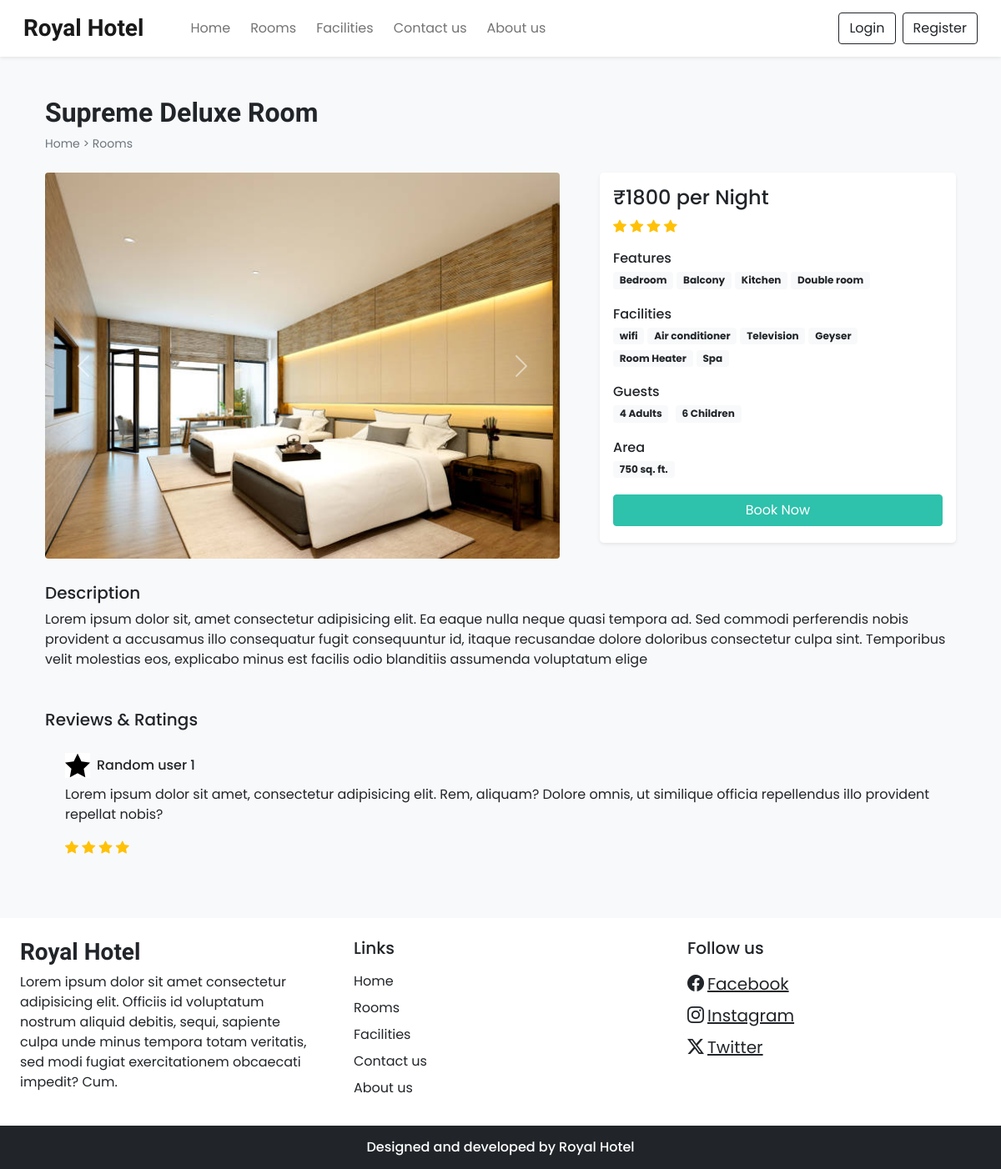
The page /Design/room_details.php?id=17 on the database its author committed.
### tables this page shows
CREATE TABLE `settings` (
  `sr_no` int(11) NOT NULL,
  `site_title` varchar(50) NOT NULL,
  `site_about` varchar(255) NOT NULL,
  `shutdown` tinyint(1) NOT NULL
);

CREATE TABLE `rooms` (
  `id` int(11) NOT NULL,
  `name` varchar(100) NOT NULL,
  `area` int(11) NOT NULL,
  `price` int(11) NOT NULL,
  `quantity` int(11) NOT NULL,
  `adult` int(11) NOT NULL,
  `children` int(11) NOT NULL,
  `description` varchar(350) NOT NULL,
  `status` tinyint(1) NOT NULL DEFAULT 1,
  `removed` int(11) NOT NULL DEFAULT 0
);

CREATE TABLE `room_images` (
  `sr_no` int(11) NOT NULL,
  `room_id` int(11) NOT NULL,
  `image` varchar(150) NOT NULL,
  `thumb` tinyint(4) NOT NULL DEFAULT 0
);

CREATE TABLE `features` (
  `id` int(11) NOT NULL,
  `name` varchar(50) NOT NULL
);

CREATE TABLE `facilities` (
  `id` int(11) NOT NULL,
  `icon` varchar(100) NOT NULL,
  `name` varchar(50) NOT NULL,
  `description` varchar(255) NOT NULL
);

### Admin/db_config.php (called while the page is built, shortened)
<?php
    function filtration($data) {
        return array_map(function($val) {
            return htmlspecialchars(strip_tags(stripslashes(trim($val))));
        }, $data);
    }
    function select($con, $sql, $values, $datatypes) {
        try {
            $stmt = $con->prepare($sql);
            $stmt->bind_param($datatypes, ...$values);
            if (!$stmt->execute()) {
                throw new Exception("Query execution failed: -Select" . $stmt->error);
            }
            $result = $stmt->get_result();
            return $result;
        } catch (Exception $e) {
            error_log($e->getMessage());
            throw $e;
        }
    }

### Design/room_details.php (the view, shortened to what this page needs)
<!DOCTYPE html>
<html lang="en">
<head>
    <?php
    require('../css/csslink.php');
    ?>
</head>
<body class="bg-light">
    <?php
    require('header.php');
    ?>
    <?php
    $data = filtration($_GET);
    $room_res = select($con, "SELECT * FROM `rooms` WHERE `id`=? AND `status`=? AND `removed`=?", [$data['id'], 1, 0], 'iii');
    $room_data = mysqli_fetch_assoc($room_res);
    ?>
    <div class="container">
        <div class="row">
            <div class="col-12 my-5 mb-4 px-4">
                <h2 class="fw-bold h-font"><?php echo $room_data['name'] ?></h2>
                <div style="font-size: 14px;">
                    <a href="index.php" class="text-secondary text-decoration-none">Home</a>
                    <span class="text-secondary"> > </span>
                    <a href="rooms.php" class="text-secondary text-decoration-none">Rooms</a>
                </div>
            </div>
            <div class="col-lg-7 col-md-12 px-4">
                <div id="roomCarousel" class="carousel slide" data-bs-ride="carousel">
                    <div class="carousel-inner">
                        <?php
                        $room_img = ROOMS_IMG_PATH . "thumbnail.jpg";
                        $img_q = mysqli_query($con, "SELECT * FROM `room_images` WHERE `room_id` = '$room_data[id]'");
                        if (mysqli_num_rows($img_q) > 0) {
                            $active_class = 'active';
                            while ($img_res = mysqli_fetch_assoc($img_q)) {
                                echo "<div class='carousel-item $active_class'>
                                <img src='" . ROOMS_IMG_PATH . $img_res['image'] . "' class='d-block w-100 rounded' alt='Image not found'>
                                </div>";
                                $active_class = '';
                            }
                        } else {
                            echo "<div class='carousel-item active'>
                            <img src='$room_img' class='d-block w-100' alt='Image not found'>
                        </div>";
                        }
                        ?>
                    </div>
                    <button class="carousel-control-prev" type="button" data-bs-target="#roomCarousel"
                        data-bs-slide="prev">
                        <span class="carousel-control-prev-icon" aria-hidden="true"></span>
                    </button>
                    <button class="carousel-control-next" type="button" data-bs-target="#roomCarousel"
                        data-bs-slide="next">
                        <span class="carousel-control-next-icon" aria-hidden="true"></span>
                    </button>
                </div>
            </div>
            <div class="col-lg-5 col-md-12 px-4">
                <div class="card mb-4 border-0 shadow-sm rounded-3">
                    <div class="card-body">
                        <?php
                        echo <<<price
                            <h4 class="">₹$room_data[price] per Night</h4>
                        price;
                        echo <<<rating
                            <div class="mb-3">
                            <i class="bi bi-star-fill text-warning"></i>
                            <i class="bi bi-star-fill text-warning"></i>
                            <i class="bi bi-star-fill text-warning"></i>
                            <i class="bi bi-star-fill text-warning"></i>
                        </div>
                        rating;
                        $fea_q = mysqli_query($con, "SELECT f.name FROM `features` f INNER JOIN `room_feature` rfea ON f.id = rfea.features_id WHERE rfea.room_id = '$room_data[id]'");
                        $features_data = "";
                        while ($fea_row = mysqli_fetch_assoc($fea_q)) {
                            $features_data .= "<span class='badge bg-light text-dark text-wrap me-1 mb-1'>
                                                    $fea_row[name]
                                                  </span>";
                        }
                        echo <<<features
                            <div class="mb-3">
                                <h6 class="mb-1">Features</h6>
                                $features_data
                            </div>
                        features;
                        $fac_q = mysqli_query($con, "SELECT f.name FROM `facilities` f INNER JOIN `room_facilities` rfac ON f.id = rfac.facilities_id WHERE rfac.room_id = '$room_data[id]'");
                        $facilities_data = "";
                        while ($fac_row = mysqli_fetch_assoc($fac_q)) {
                            $facilities_data .= "<span class='badge bg-light text-dark text-wrap me-1 mb-1'>
                                            $fac_row[name]
                                          </span>";
                        }
                        echo <<<facilities
                            <div class="mb-3">
                                <h6 class="mb-1">Facilities</h6>
                                $facilities_data
                            </div>
                        facilities;
                        echo <<<guest
                            <div class="mb-3">
                                <h6 class="mb-1">Guests</h6>
                                <span class="badge bg-light text-dark text-wrap me-1 mb-1">
                                    $room_data[adult] Adults
                                </span>
                                <span class="badge bg-light text-dark text-wrap me-1 mb-1">
                                    $room_data[children] Children
                                </span>
                            </div>
                        guest;
                        echo <<<area
                            <div class="mb-3">
                                <h6 class="mb-1">Area</h6>
                                <span class='badge bg-light text-dark text-wrap me-1 mb-1'>
                                    $room_data[area] sq. ft.
                                </span>
                            </div>
                        area;
                        if (!$settings_r['shutdown']) {
                            $login = 0;
                            echo <<<book
                            <button onclick="checkLoginToBook($login,$room_data[id])" class="btn w-100 text-white custom-bg mb-1">Book Now</button>
                        book;
                        }
                        ?>
                    </div>
                </div>
            </div>
            <div class="col-12 mt-4 px-4">
                <div class="mb-5">
                    <h5>Description</h5>
                    <p>
                        <?php
                        echo $room_data['description'];
                        ?>
                    </p>
                </div>
                <div class="review-rating">
                    <h5 class="mb-1">Reviews & Ratings</h5>
                    <div>
                        <div class="swiper-slide bg-light p-4">
                            <div class="profile d-flex align-items-center mb-2">
                                <img src="../images/features/star.png" alt="" width="30px">
                                <h6 class="m-0 ms-2">Random user 1</h6>
                            </div>
                            <p>
                                Lorem ipsum dolor sit amet, consectetur adipisicing elit. Rem, aliquam? Dolore omnis, ut
                                similique officia repellendus illo provident repellat nobis?
                            </p>
                            <div class="rating">
                                <i class="bi bi-star-fill text-warning"></i>
                                <i class="bi bi-star-fill text-warning"></i>
                                <i class="bi bi-star-fill text-warning"></i>
                                <i class="bi bi-star-fill text-warning"></i>
                            </div>
                        </div>
                    </div>
                </div>
            </div>
        </div>
    </div>
    <?php
    require('footer.php');
    ?>
</body>
</html>

### Design/header.php (shortened to what this page needs)
<nav id="nav-bar" class="navbar navbar-expand-lg navbar-light bg-white px-lg-3 py-lg-2 shadow-sm sticky-top">
    <div class="container-fluid">
        <a class="navbar-brand me-5 fw-bold fs-3 h-font" href="index.php"><?php echo $settings_r['site_title'] ?></a>
        <div class="collapse navbar-collapse" id="navbarSupportedContent">
            <ul class="navbar-nav me-auto mb-2 mb-lg-0">
                <li class="nav-item">
                    <a class="nav-link me-2" href="index.php">Home</a>
                </li>
                <li class="nav-item">
                    <a class="nav-link me-2" href="rooms.php">Rooms</a>
                </li>
                <li class="nav-item">
                    <a class="nav-link me-2" href="facilities.php">Facilities</a>
                </li>
                <li class="nav-item">
                    <a class="nav-link me-2" href="contact_us.php">Contact us</a>
                </li>
                <li class="nav-item">
                    <a class="nav-link me-2" href="about_us.php">About us</a>
                </li>
            </ul>
            <div class="d-flex">
                <?php
                if (isset($_SESSION['login']) && $_SESSION['login'] == true) {
                    $path = USERS_IMG_PATH;
                    echo <<<data
                            <div class="btn-group">
                                <button type="button" class="btn btn-outline-dark dropdown-toggle" data-bs-toggle="dropdown" data-bs-display="static" aria-expanded="false">
                                <img src="$path$_SESSION[upic]" style="width: 25px; height: 25px;" class="me-1">
                                $_SESSION[uname]
                                </button>
                                <ul class="dropdown-menu dropdown-menu-lg-end">
                                    <li><a class="dropdown-item" href="profile.php">Profile</a></li>
                                    <li><a class="dropdown-item" href="bookings.php">Bookings</a></li>
                                    <li><a class="dropdown-item" href="logout.php">Logout</a></li>
                                </ul>
                            </div>
                    data;
                } else {
                    echo <<<data
                            <button type="button" class="btn btn-outline-dark shadow-none me-lg-2 me-"data-bs-toggle="modal" data-bs-target="#Loginmodal">
                                Login
                            </button>
                            <button type="button" class="btn btn-outline-dark shadow-none" data-bs-toggle="modal" data-bs-target="#Registermodal">
                                Register
                            </button>
                        data;
                }
                ?>
            </div>
        </div>
    </div>
</nav>

### Design/footer.php (shortened to what this page needs)
<div class="container-fluid bg-white mt-5">
    <div class="row">
        <div class="col-lg-4 p-4">
            <h3 class="h-font fw-bold fs-3 mb-2"><?php echo $settings_r['site_title'] ?></h3>
            <p>
            <?php echo $settings_r['site_about'] ?>
            </p>
        </div>
        <div class="col-lg-4 p-4">
            <h5 class="mb-3">Links</h5>
            <a href="index.php" class="d-inline-block mb-2 text-dark text-decoration-none">Home</a> <br>
            <a href="rooms.php" class="d-inline-block mb-2 text-dark text-decoration-none">Rooms</a><br>
            <a href="facilities.php" class="d-inline-block mb-2 text-dark text-decoration-none">Facilities</a><br>
            <a href="contact_us.php" class="d-inline-block mb-2 text-dark text-decoration-none">Contact us</a><br>
            <a href="about_us.php" class="d-inline-block mb-2 text-dark text-decoration-none">About us</a><br>
        </div>
        <div class="col-lg-4 p-4">
            <?php
            $hasSocialLinks = false;
            if ($contact_r['fb'] != '') {
                $hasSocialLinks = true;
            }
            if ($contact_r['insta'] != '') {
                $hasSocialLinks = true;
            }
            if ($contact_r['tw'] != '') {
                $hasSocialLinks = true;
            }
            if ($hasSocialLinks) {
                echo '<h5 class="mb-3">Follow us</h5>';
                if ($contact_r['fb'] != '') {
                    echo <<<data
                                    <a href="$contact_r[fb]" class="d-inline-block text-dark fs-5 mb-2 ">
                                            <i class="bi bi-facebook me-1"></i>Facebook
                                    </a>
                                    <br>
                                data;
                }
                if ($contact_r['insta'] != '') {
                    echo <<<data
                                    <a href="$contact_r[insta]" class="d-inline-block text-dark fs-5 mb-2">
                                        <i class="bi bi-instagram me-1"></i>Instagram
                                    </a>
                                    <br>
                                data;
                }
                if ($contact_r['tw'] != '') {
                    echo <<<data
                                    <a href="$contact_r[tw]" class="d-inline-block text-dark fs-5 mb-2">
                                        <i class="bi bi-twitter-x me-1"></i>Twitter
                                     </a>
                                     <br>
                                 data;
                }
            }
            ?>
        </div>
    </div>
</div>
<h6 class="text-center bg-dark text-white p-3 m-0">Designed and developed by Royal Hotel</h6>

### css/common.css (style rules this page uses)
:root { --teal: #2ec1ac; --teal_hover: #279e8c; }
* { font-family: 'Poppins', sans-serif; }
.h-font { font-family: 'Merienda', cursive; }
.custom-bg { background-color: var(--teal); border: 1px solid var(--teal); }

### rows shown on the page
settings: site_title "Royal Hotel", site_about "Lorem ipsum dolor sit amet consectetur adipisicing elit. Officiis id voluptatum nostrum aliquid debitis, sequi, sapiente culpa unde minus tempora totam veritatis, sed modi fugiat exercitationem obcaecati impedit? Cum."
rooms: name "Supreme Deluxe Room", price "1800", adult "4", children "6", area "750", description "Lorem ipsum dolor sit, amet consectetur adipisicing elit. Ea eaque nulla neque quasi tempora ad. Sed commodi perferendis nobis provident a accusamus illo consequatur fugit consequuntur id, itaque recusandae dolore doloribus consectetur culpa sint. Temporibus velit molestias eos, explicabo minus est facilis odio blanditiis assumenda voluptatum elige"
room_images: image (picture)
features: name "Bedroom"
features: name "Balcony"
features: name "Kitchen"
features: name "Double room"
facilities: name "wifi"
facilities: name "Air conditioner"
facilities: name "Television"
facilities: name "Geyser"
facilities: name "Room Heater"
facilities: name "Spa"
